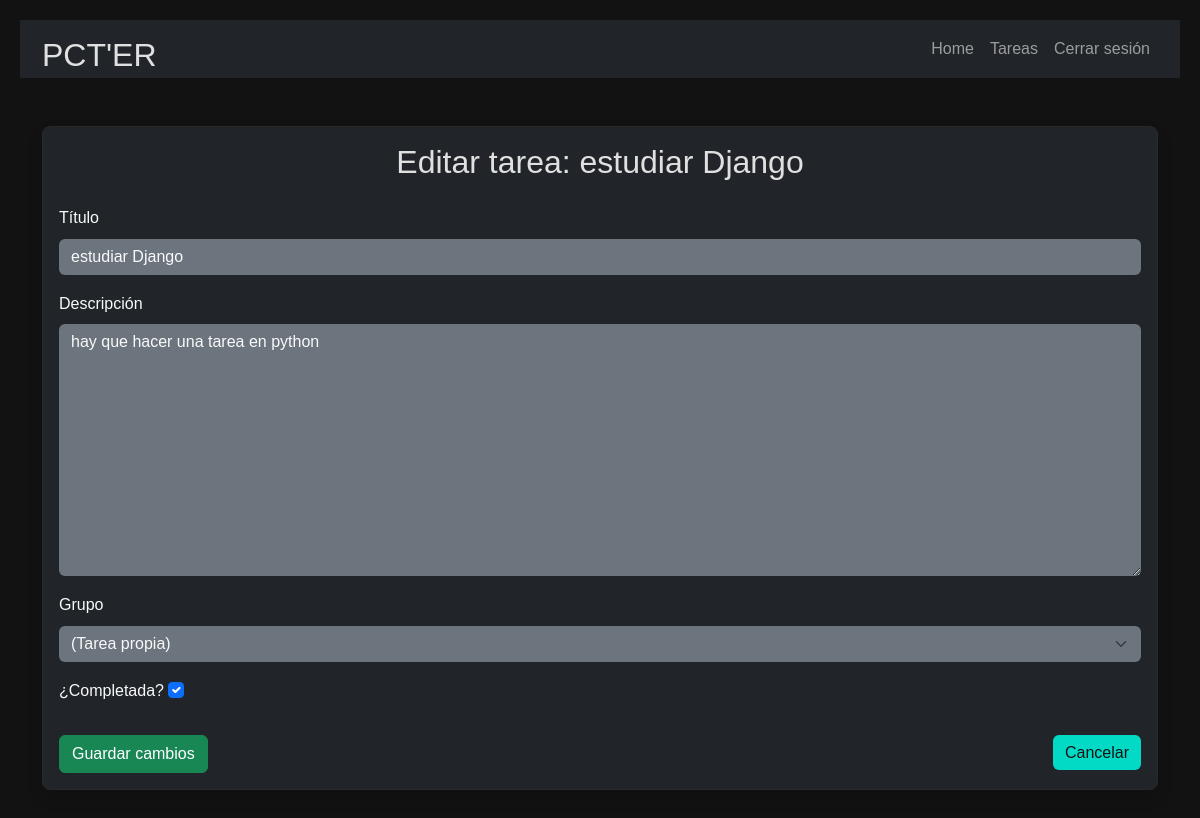
The app's page /todoer/1/edit/ (signed in) with its own data.
### todoer/models.py (models this page shows, shortened)
class Task(models.Model):
    title = models.CharField(max_length=200)
    description = models.TextField(blank=True)
    completed = models.BooleanField(default=False)
    owner = models.ForeignKey(User, on_delete=models.CASCADE, related_name="tasks")
    group = models.ForeignKey(Group, on_delete=models.CASCADE, null=True, blank=True, related_name="tasks")
    created_at = models.DateTimeField(auto_now_add=True)
    updated_at = models.DateTimeField(auto_now=True)  # 👈 cuándo se modificó
    last_edited_by = models.ForeignKey(
        User,
        on_delete=models.SET_NULL,
        null=True,
        blank=True,
        related_name="edited_tasks"  # 👈 quién lo modificó
    )
    def can_edit(self, user: User) -> bool:
        if self.group:
            return user in self.group.user_set.all()
        return user == self.owner

### todoer/views.py (the view)
# urls.py: path("<int:task_id>/edit/", views.edit_task, name="edit_task"),
def edit_task(request, task_id):
    task = get_object_or_404(Task, id=task_id)
    if not task.can_edit(request.user):
        return redirect("todoer:task_list")
    if request.method == "POST":
        form = CreateNewTask(request.POST, instance=task)
        if form.is_valid():
            edited_task = form.save(commit=False)
            edited_task.last_edited_by = request.user  # 👈 guardamos quién editó
            edited_task.save()
            log_action(request.user, edited_task, CHANGE, "Campos modificados desde la app")
            return redirect("todoer:task_detail", task_id=task.id)
    else:
        form = CreateNewTask(instance=task)
    return render(request, "todoer/edit_task.html", {"form": form, "task": task})

### todoer/forms.py
class CreateNewTask(forms.ModelForm):
    class Meta:
        model = Task
        fields = ["title", "description", "group","completed"]
    group = forms.ModelChoiceField(
        queryset=Group.objects.filter(name__in=["administrador", "jefatura", "supervisor", "visor"]),
        required=False,
        empty_label="(Tarea propia)"
    )

### todoer/templates/todoer/edit_task.html (shortened to what this page needs)
{% extends 'todoer/layouts/base.html' %}
{% block content %}
{% load widget_tweaks %}
<main class="container py-5">
    <section class="card card-body bg-dark text-light shadow">
        <h2 class="mb-4 text-center">Editar tarea: {{ task.title }}</h2>
        <form method="post" class="needs-validation" novalidate>
            <div class="mb-3">
                <label for="id_title" class="form-label">Título</label>
                {{ form.title|add_class:"form-control bg-secondary text-light border-0" }}
            </div>
            <div class="mb-3">
                <label for="id_description" class="form-label">Descripción</label>
                {{ form.description|add_class:"form-control bg-secondary text-light border-0" }}
            </div>
            <div class="mb-3">
                <label for="id_group" class="form-label">Grupo</label>
                {{ form.group|add_class:"form-select bg-secondary text-light border-0" }}
            </div>
            <div class="mb-3">
                <label for="id_completed" class="form-label">¿Completada?</label>
                {{ form.completed|add_class:"form-check-input" }}
            </div>
            <div class="d-flex justify-content-between mt-4">
                <button type="submit" class="btn btn-success">Guardar cambios</button>
                <a href="{% url 'todoer:task_detail' task.id %}" class="btn btn-secondary">Cancelar</a>
            </div>
        </form>
    </section>
</main>
{% endblock %}

### loger/static/css/style.css (style rules this page uses)
* { margin: 0; padding: 0; box-sizing: border-box; }
body { background-color: #121212; color: #E0E0E0; font-family: 'Arial', sans-serif; line-height: 1.6; padding: 20px; }
a { color: #bb86fc; text-decoration: none; }
div > a { height: 35px; }
button { background-color: #1f1f1f; color: #E0E0E0; border: 1px solid #bb86fc; padding: 10px 15px; cursor: pointer; transition: background 0.3s; }
body { background-color: #121212; color: #E0E0E0; font-family: 'Arial', sans-serif; }
.card { background-color: #1E1E1E; border: 1px solid #292929; color: #B0B0B0; border-radius: 8px; transition: transform 0.3s ease, box-shadow 0.3s ease; }
h1, h2, h3 { color: #E0E0E0; }
.btn-secondary { background-color: #03DAC5; color: #121212; border: none; }
select { background-color: #fff; color: #333; font-size: 16px; padding: 10px; border-radius: 5px; border: 1px solid #ccc; }
select option { background-color: #f9f9f9; color: #333; }

### records on screen
Task: title "estudiar Django", description "hay que hacer una tarea en python", group "(Tarea propia)", completed "☑"
